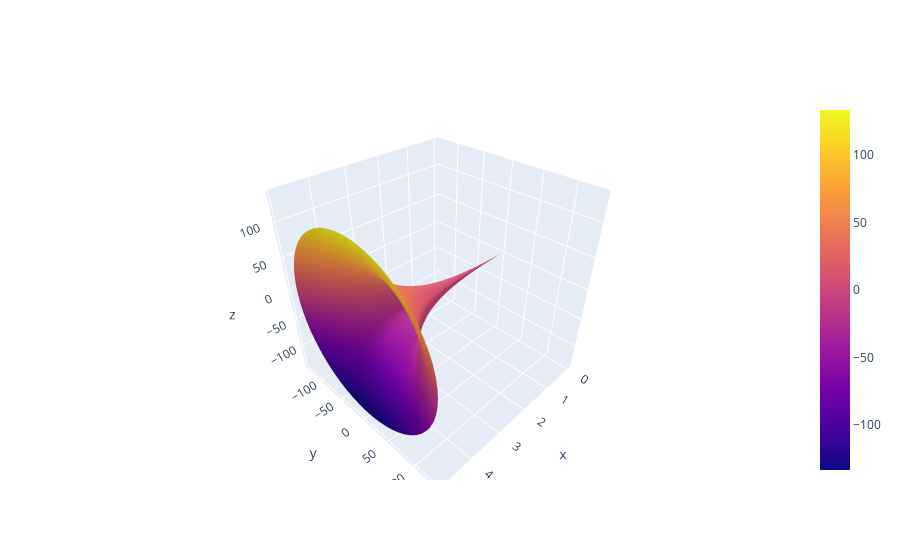

The cell this chart's notebook holds for it:
### Code cell
fig = go.Figure(data=[go.Surface(z=Z,x=X,y=Y)])
fig.show()

### Figure 1 — Plotly figure (JSON) as saved in the notebook; plotly's stock layout.template omitted (floating-point values rounded to 4 significant figures; data arrays with more than 128 entries replaced by an {"elided": "..."} marker saying what was removed)
{"data": [{"type": "surface", "x": {"elided": "60x50 float values"}, "y": {"elided": "60x50 float values"}, "z": {"elided": "60x50 float values"}}], "layout": {}}
